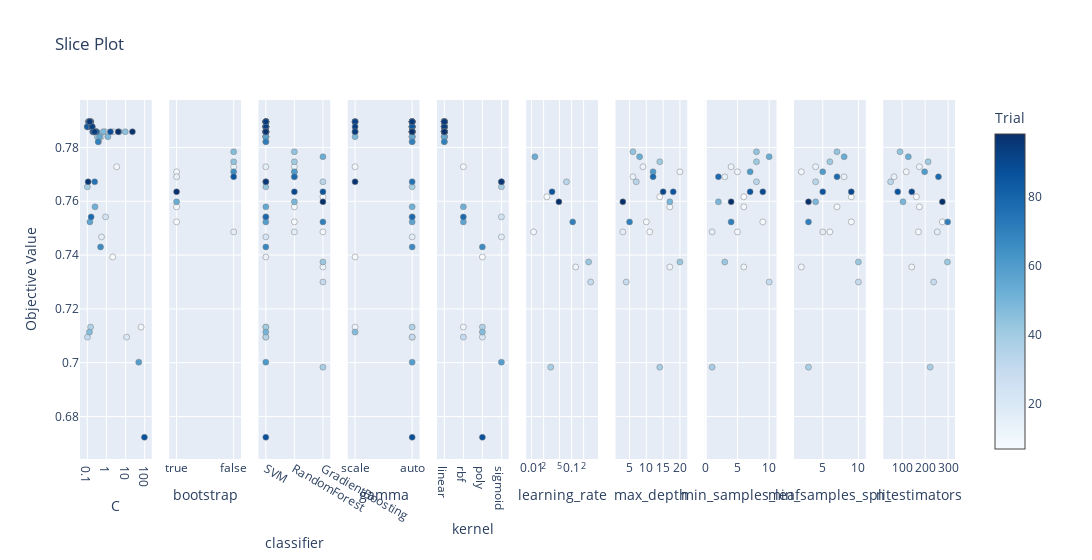

Here is the notebook cell this chart was saved with:
### Code cell
# 3. Slice Plot
plot_slice(study).show()

### Figure 1 — Plotly figure (JSON) as saved in the notebook; plotly's stock layout.template omitted (floating-point values rounded to 4 significant figures)
{"data": [{"marker": {"color": [7, 9, 11, 12, 13, 14, 15, 16, 17, 18, 19, 20, 21, 22, 23, 24, 26, 27, 28, 30, 31, 32, 33, 35, 36, 39, 41, 42, 43, 44, 45, 47, 48, 49, 51, 52, 53, 54, 55, 56, 57, 59, 60, 61, 62, 63, 64, 65, 66, 67, 68, 70, 71, 72, 73, 74, 75, 76, 78, 79, 80, 81, 82, 83, 84, 86, 87, 88, 89, 91, 92, 93, 94, 95, 96, 97, 98], "colorbar": {"title": {"text": "Trial"}, "x": 1, "xpad": 40}, "colorscale": [[0, "rgb(247,251,255)"], [0.125, "rgb(222,235,247)"], [0.25, "rgb(198,219,239)"], [0.375, "rgb(158,202,225)"], [0.5, "rgb(107,174,214)"], [0.625, "rgb(66,146,198)"], [0.75, "rgb(33,113,181)"], [0.875, "rgb(8,81,156)"], [1, "rgb(8,48,107)"]], "line": {"color": "Grey", "width": 0.5}, "showscale": true}, "mode": "markers", "name": "Feasible Trial", "showlegend": false, "type": "scatter", "x": [2.126, 3.433, 64.55, 0.1159, 0.1035, 0.1225, 0.1575, 0.5254, 0.5508, 0.3537, 2.316, 11.29, 0.1444, 0.1011, 0.2742, 0.9014, 0.2073, 0.8506, 0.1922, 0.1024, 0.1092, 0.2697, 0.1762, 0.3871, 0.148, 0.1002, 0.18, 0.2056, 0.1536, 0.3379, 9.584, 0.1295, 0.6784, 1.198, 0.1487, 0.2519, 0.1576, 4.618, 0.4448, 0.1366, 0.2553, 48.57, 0.1462, 0.1395, 0.1426, 0.3018, 0.2039, 0.1331, 0.4925, 0.2249, 0.1409, 0.3692, 0.1261, 0.162, 0.1142, 0.1785, 0.2425, 0.1012, 0.1578, 0.3045, 0.1943, 0.1252, 0.1317, 0.101, 0.1576, 0.208, 96.15, 1.621, 0.1243, 0.1482, 0.1415, 0.1799, 0.2402, 0.1333, 0.1101, 22.76, 4.119], "xaxis": "x", "y": [0.7393, 0.7728, 0.7132, 0.7896, 0.7877, 0.7896, 0.7877, 0.784, 0.7467, 0.784, 0.7858, 0.7095, 0.7896, 0.7877, 0.7858, 0.7542, 0.7858, 0.7858, 0.7858, 0.7095, 0.7877, 0.7858, 0.7877, 0.7821, 0.7132, 0.7654, 0.7877, 0.7858, 0.7896, 0.784, 0.7858, 0.7114, 0.7858, 0.784, 0.7896, 0.7579, 0.7877, 0.7858, 0.784, 0.7523, 0.7858, 0.7002, 0.7896, 0.7896, 0.7896, 0.7858, 0.7858, 0.7896, 0.743, 0.7858, 0.7896, 0.7821, 0.7896, 0.7877, 0.7896, 0.7877, 0.7672, 0.7877, 0.7542, 0.7858, 0.7858, 0.7896, 0.7896, 0.7877, 0.7877, 0.7858, 0.6723, 0.7858, 0.7896, 0.7896, 0.7896, 0.7877, 0.7858, 0.7896, 0.7672, 0.7858, 0.7858], "yaxis": "y"}, {"marker": {"color": [1, 2, 4, 6, 8, 10, 37, 40, 46, 58, 77, 90], "colorbar": {"title": {"text": "Trial"}, "x": 1, "xpad": 40}, "colorscale": [[0, "rgb(247,251,255)"], [0.125, "rgb(222,235,247)"], [0.25, "rgb(198,219,239)"], [0.375, "rgb(158,202,225)"], [0.5, "rgb(107,174,214)"], [0.625, "rgb(66,146,198)"], [0.75, "rgb(33,113,181)"], [0.875, "rgb(8,81,156)"], [1, "rgb(8,48,107)"]], "line": {"color": "Grey", "width": 0.5}, "showscale": false}, "mode": "markers", "name": "Feasible Trial", "showlegend": false, "type": "scatter", "x": [true, true, true, false, true, false, false, false, true, false, false, true], "xaxis": "x2", "y": [0.7523, 0.7579, 0.7709, 0.7728, 0.7691, 0.7486, 0.7747, 0.7784, 0.7598, 0.7709, 0.7691, 0.7635], "yaxis": "y2"}, {"marker": {"color": [0, 1, 2, 3, 4, 5, 6, 7, 8, 9, 10, 11, 12, 13, 14, 15, 16, 17, 18, 19, 20, 21, 22, 23, 24, 25, 26, 27, 28, 29, 30, 31, 32, 33, 34, 35, 36, 37, 38, 39, 40, 41, 42, 43, 44, 45, 46, 47, 48, 49, 50, 51, 52, 53, 54, 55, 56, 57, 58, 59, 60, 61, 62, 63, 64, 65, 66, 67, 68, 69, 70, 71, 72, 73, 74, 75, 76, 77, 78, 79, 80, 81, 82, 83, 84, 85, 86, 87, 88, 89, 90, 91, 92, 93, 94, 95, 96, 97, 98, 99], "colorbar": {"title": {"text": "Trial"}, "x": 1, "xpad": 40}, "colorscale": [[0, "rgb(247,251,255)"], [0.125, "rgb(222,235,247)"], [0.25, "rgb(198,219,239)"], [0.375, "rgb(158,202,225)"], [0.5, "rgb(107,174,214)"], [0.625, "rgb(66,146,198)"], [0.75, "rgb(33,113,181)"], [0.875, "rgb(8,81,156)"], [1, "rgb(8,48,107)"]], "line": {"color": "Grey", "width": 0.5}, "showscale": false}, "mode": "markers", "name": "Feasible Trial", "showlegend": false, "type": "scatter", "x": ["GradientBoosting", "RandomForest", "RandomForest", "GradientBoosting", "RandomForest", "GradientBoosting", "RandomForest", "SVM", "RandomForest", "SVM", "RandomForest", "SVM", "SVM", "SVM", "SVM", "SVM", "SVM", "SVM", "SVM", "SVM", "SVM", "SVM", "SVM", "SVM", "SVM", "GradientBoosting", "SVM", "SVM", "SVM", "GradientBoosting", "SVM", "SVM", "SVM", "SVM", "GradientBoosting", "SVM", "SVM", "RandomForest", "GradientBoosting", "SVM", "RandomForest", "SVM", "SVM", "SVM", "SVM", "SVM", "RandomForest", "SVM", "SVM", "SVM", "GradientBoosting", "SVM", "SVM", "SVM", "SVM", "SVM", "SVM", "SVM", "RandomForest", "SVM", "SVM", "SVM", "SVM", "SVM", "SVM", "SVM", "SVM", "SVM", "SVM", "GradientBoosting", "SVM", "SVM", "SVM", "SVM", "SVM", "SVM", "SVM", "RandomForest", "SVM", "SVM", "SVM", "SVM", "SVM", "SVM", "SVM", "GradientBoosting", "SVM", "SVM", "SVM", "SVM", "RandomForest", "SVM", "SVM", "SVM", "SVM", "SVM", "SVM", "SVM", "SVM", "GradientBoosting"], "xaxis": "x3", "y": [0.7616, 0.7523, 0.7579, 0.7486, 0.7709, 0.7356, 0.7728, 0.7393, 0.7691, 0.7728, 0.7486, 0.7132, 0.7896, 0.7877, 0.7896, 0.7877, 0.784, 0.7467, 0.784, 0.7858, 0.7095, 0.7896, 0.7877, 0.7858, 0.7542, 0.73, 0.7858, 0.7858, 0.7858, 0.7672, 0.7095, 0.7877, 0.7858, 0.7877, 0.6983, 0.7821, 0.7132, 0.7747, 0.7374, 0.7654, 0.7784, 0.7877, 0.7858, 0.7896, 0.784, 0.7858, 0.7598, 0.7114, 0.7858, 0.784, 0.7765, 0.7896, 0.7579, 0.7877, 0.7858, 0.784, 0.7523, 0.7858, 0.7709, 0.7002, 0.7896, 0.7896, 0.7896, 0.7858, 0.7858, 0.7896, 0.743, 0.7858, 0.7896, 0.7523, 0.7821, 0.7896, 0.7877, 0.7896, 0.7877, 0.7672, 0.7877, 0.7691, 0.7542, 0.7858, 0.7858, 0.7896, 0.7896, 0.7877, 0.7877, 0.7635, 0.7858, 0.6723, 0.7858, 0.7896, 0.7635, 0.7896, 0.7896, 0.7877, 0.7858, 0.7896, 0.7672, 0.7858, 0.7858, 0.7598], "yaxis": "y3"}, {"marker": {"color": [7, 9, 11, 12, 13, 14, 15, 16, 17, 18, 19, 20, 21, 22, 23, 24, 26, 27, 28, 30, 31, 32, 33, 35, 36, 39, 41, 42, 43, 44, 45, 47, 48, 49, 51, 52, 53, 54, 55, 56, 57, 59, 60, 61, 62, 63, 64, 65, 66, 67, 68, 70, 71, 72, 73, 74, 75, 76, 78, 79, 80, 81, 82, 83, 84, 86, 87, 88, 89, 91, 92, 93, 94, 95, 96, 97, 98], "colorbar": {"title": {"text": "Trial"}, "x": 1, "xpad": 40}, "colorscale": [[0, "rgb(247,251,255)"], [0.125, "rgb(222,235,247)"], [0.25, "rgb(198,219,239)"], [0.375, "rgb(158,202,225)"], [0.5, "rgb(107,174,214)"], [0.625, "rgb(66,146,198)"], [0.75, "rgb(33,113,181)"], [0.875, "rgb(8,81,156)"], [1, "rgb(8,48,107)"]], "line": {"color": "Grey", "width": 0.5}, "showscale": false}, "mode": "markers", "name": "Feasible Trial", "showlegend": false, "type": "scatter", "x": ["scale", "scale", "scale", "auto", "auto", "auto", "auto", "auto", "auto", "auto", "auto", "auto", "auto", "auto", "auto", "auto", "auto", "auto", "scale", "auto", "auto", "auto", "auto", "auto", "auto", "auto", "auto", "auto", "auto", "auto", "auto", "scale", "auto", "scale", "auto", "auto", "auto", "scale", "auto", "auto", "auto", "auto", "auto", "auto", "auto", "auto", "auto", "auto", "auto", "auto", "scale", "auto", "auto", "auto", "auto", "auto", "auto", "auto", "auto", "auto", "auto", "auto", "auto", "auto", "auto", "auto", "auto", "auto", "scale", "scale", "scale", "scale", "scale", "auto", "scale", "auto", "auto"], "xaxis": "x4", "y": [0.7393, 0.7728, 0.7132, 0.7896, 0.7877, 0.7896, 0.7877, 0.784, 0.7467, 0.784, 0.7858, 0.7095, 0.7896, 0.7877, 0.7858, 0.7542, 0.7858, 0.7858, 0.7858, 0.7095, 0.7877, 0.7858, 0.7877, 0.7821, 0.7132, 0.7654, 0.7877, 0.7858, 0.7896, 0.784, 0.7858, 0.7114, 0.7858, 0.784, 0.7896, 0.7579, 0.7877, 0.7858, 0.784, 0.7523, 0.7858, 0.7002, 0.7896, 0.7896, 0.7896, 0.7858, 0.7858, 0.7896, 0.743, 0.7858, 0.7896, 0.7821, 0.7896, 0.7877, 0.7896, 0.7877, 0.7672, 0.7877, 0.7542, 0.7858, 0.7858, 0.7896, 0.7896, 0.7877, 0.7877, 0.7858, 0.6723, 0.7858, 0.7896, 0.7896, 0.7896, 0.7877, 0.7858, 0.7896, 0.7672, 0.7858, 0.7858], "yaxis": "y4"}, {"marker": {"color": [7, 9, 11, 12, 13, 14, 15, 16, 17, 18, 19, 20, 21, 22, 23, 24, 26, 27, 28, 30, 31, 32, 33, 35, 36, 39, 41, 42, 43, 44, 45, 47, 48, 49, 51, 52, 53, 54, 55, 56, 57, 59, 60, 61, 62, 63, 64, 65, 66, 67, 68, 70, 71, 72, 73, 74, 75, 76, 78, 79, 80, 81, 82, 83, 84, 86, 87, 88, 89, 91, 92, 93, 94, 95, 96, 97, 98], "colorbar": {"title": {"text": "Trial"}, "x": 1, "xpad": 40}, "colorscale": [[0, "rgb(247,251,255)"], [0.125, "rgb(222,235,247)"], [0.25, "rgb(198,219,239)"], [0.375, "rgb(158,202,225)"], [0.5, "rgb(107,174,214)"], [0.625, "rgb(66,146,198)"], [0.75, "rgb(33,113,181)"], [0.875, "rgb(8,81,156)"], [1, "rgb(8,48,107)"]], "line": {"color": "Grey", "width": 0.5}, "showscale": false}, "mode": "markers", "name": "Feasible Trial", "showlegend": false, "type": "scatter", "x": ["poly", "rbf", "rbf", "linear", "linear", "linear", "linear", "linear", "sigmoid", "linear", "linear", "poly", "linear", "linear", "linear", "sigmoid", "linear", "linear", "linear", "rbf", "linear", "linear", "linear", "linear", "poly", "sigmoid", "linear", "linear", "linear", "linear", "linear", "poly", "linear", "linear", "linear", "rbf", "linear", "linear", "linear", "rbf", "linear", "sigmoid", "linear", "linear", "linear", "linear", "linear", "linear", "poly", "linear", "linear", "linear", "linear", "linear", "linear", "linear", "sigmoid", "linear", "rbf", "linear", "linear", "linear", "linear", "linear", "linear", "linear", "poly", "linear", "linear", "linear", "linear", "linear", "linear", "linear", "sigmoid", "linear", "linear"], "xaxis": "x5", "y": [0.7393, 0.7728, 0.7132, 0.7896, 0.7877, 0.7896, 0.7877, 0.784, 0.7467, 0.784, 0.7858, 0.7095, 0.7896, 0.7877, 0.7858, 0.7542, 0.7858, 0.7858, 0.7858, 0.7095, 0.7877, 0.7858, 0.7877, 0.7821, 0.7132, 0.7654, 0.7877, 0.7858, 0.7896, 0.784, 0.7858, 0.7114, 0.7858, 0.784, 0.7896, 0.7579, 0.7877, 0.7858, 0.784, 0.7523, 0.7858, 0.7002, 0.7896, 0.7896, 0.7896, 0.7858, 0.7858, 0.7896, 0.743, 0.7858, 0.7896, 0.7821, 0.7896, 0.7877, 0.7896, 0.7877, 0.7672, 0.7877, 0.7542, 0.7858, 0.7858, 0.7896, 0.7896, 0.7877, 0.7877, 0.7858, 0.6723, 0.7858, 0.7896, 0.7896, 0.7896, 0.7877, 0.7858, 0.7896, 0.7672, 0.7858, 0.7858], "yaxis": "y5"}, {"marker": {"color": [0, 3, 5, 25, 29, 34, 38, 50, 69, 85, 99], "colorbar": {"title": {"text": "Trial"}, "x": 1, "xpad": 40}, "colorscale": [[0, "rgb(247,251,255)"], [0.125, "rgb(222,235,247)"], [0.25, "rgb(198,219,239)"], [0.375, "rgb(158,202,225)"], [0.5, "rgb(107,174,214)"], [0.625, "rgb(66,146,198)"], [0.75, "rgb(33,113,181)"], [0.875, "rgb(8,81,156)"], [1, "rgb(8,48,107)"]], "line": {"color": "Grey", "width": 0.5}, "showscale": false}, "mode": "markers", "name": "Feasible Trial", "showlegend": false, "type": "scatter", "x": [0.0241, 0.01123, 0.1266, 0.2994, 0.07453, 0.03009, 0.2665, 0.01208, 0.1066, 0.03248, 0.04815], "xaxis": "x6", "y": [0.7616, 0.7486, 0.7356, 0.73, 0.7672, 0.6983, 0.7374, 0.7765, 0.7523, 0.7635, 0.7598], "yaxis": "y6"}, {"marker": {"color": [0, 1, 2, 3, 4, 5, 6, 8, 10, 25, 29, 34, 37, 38, 40, 46, 50, 58, 69, 77, 85, 90, 99], "colorbar": {"title": {"text": "Trial"}, "x": 1, "xpad": 40}, "colorscale": [[0, "rgb(247,251,255)"], [0.125, "rgb(222,235,247)"], [0.25, "rgb(198,219,239)"], [0.375, "rgb(158,202,225)"], [0.5, "rgb(107,174,214)"], [0.625, "rgb(66,146,198)"], [0.75, "rgb(33,113,181)"], [0.875, "rgb(8,81,156)"], [1, "rgb(8,48,107)"]], "line": {"color": "Grey", "width": 0.5}, "showscale": false}, "mode": "markers", "name": "Feasible Trial", "showlegend": false, "type": "scatter", "x": [14, 10, 17, 11, 20, 17, 9, 6, 3, 4, 7, 14, 14, 20, 6, 17, 8, 12, 5, 12, 18, 15, 3], "xaxis": "x7", "y": [0.7616, 0.7523, 0.7579, 0.7486, 0.7709, 0.7356, 0.7728, 0.7691, 0.7486, 0.73, 0.7672, 0.6983, 0.7747, 0.7374, 0.7784, 0.7598, 0.7765, 0.7709, 0.7523, 0.7691, 0.7635, 0.7635, 0.7598], "yaxis": "y7"}, {"marker": {"color": [0, 1, 2, 3, 4, 5, 6, 8, 10, 25, 29, 34, 37, 38, 40, 46, 50, 58, 69, 77, 85, 90, 99], "colorbar": {"title": {"text": "Trial"}, "x": 1, "xpad": 40}, "colorscale": [[0, "rgb(247,251,255)"], [0.125, "rgb(222,235,247)"], [0.25, "rgb(198,219,239)"], [0.375, "rgb(158,202,225)"], [0.5, "rgb(107,174,214)"], [0.625, "rgb(66,146,198)"], [0.75, "rgb(33,113,181)"], [0.875, "rgb(8,81,156)"], [1, "rgb(8,48,107)"]], "line": {"color": "Grey", "width": 0.5}, "showscale": false}, "mode": "markers", "name": "Feasible Trial", "showlegend": false, "type": "scatter", "x": [6, 9, 6, 5, 5, 6, 4, 3, 1, 10, 8, 1, 8, 3, 8, 2, 10, 7, 4, 2, 7, 9, 4], "xaxis": "x8", "y": [0.7616, 0.7523, 0.7579, 0.7486, 0.7709, 0.7356, 0.7728, 0.7691, 0.7486, 0.73, 0.7672, 0.6983, 0.7747, 0.7374, 0.7784, 0.7598, 0.7765, 0.7709, 0.7523, 0.7691, 0.7635, 0.7635, 0.7598], "yaxis": "y8"}, {"marker": {"color": [0, 1, 2, 3, 4, 5, 6, 8, 10, 25, 29, 34, 37, 38, 40, 46, 50, 58, 69, 77, 85, 90, 99], "colorbar": {"title": {"text": "Trial"}, "x": 1, "xpad": 40}, "colorscale": [[0, "rgb(247,251,255)"], [0.125, "rgb(222,235,247)"], [0.25, "rgb(198,219,239)"], [0.375, "rgb(158,202,225)"], [0.5, "rgb(107,174,214)"], [0.625, "rgb(66,146,198)"], [0.75, "rgb(33,113,181)"], [0.875, "rgb(8,81,156)"], [1, "rgb(8,48,107)"]], "line": {"color": "Grey", "width": 0.5}, "showscale": false}, "mode": "markers", "name": "Feasible Trial", "showlegend": false, "type": "scatter", "x": [9, 9, 7, 6, 2, 2, 4, 8, 5, 10, 4, 3, 6, 10, 7, 4, 8, 5, 3, 7, 5, 9, 3], "xaxis": "x9", "y": [0.7616, 0.7523, 0.7579, 0.7486, 0.7709, 0.7356, 0.7728, 0.7691, 0.7486, 0.73, 0.7672, 0.6983, 0.7747, 0.7374, 0.7784, 0.7598, 0.7765, 0.7709, 0.7523, 0.7691, 0.7635, 0.7635, 0.7598], "yaxis": "y9"}, {"marker": {"color": [0, 1, 2, 3, 4, 5, 6, 8, 10, 25, 29, 34, 37, 38, 40, 46, 50, 58, 69, 77, 85, 90, 99], "colorbar": {"title": {"text": "Trial"}, "x": 1, "xpad": 40}, "colorscale": [[0, "rgb(247,251,255)"], [0.125, "rgb(222,235,247)"], [0.25, "rgb(198,219,239)"], [0.375, "rgb(158,202,225)"], [0.5, "rgb(107,174,214)"], [0.625, "rgb(66,146,198)"], [0.75, "rgb(33,113,181)"], [0.875, "rgb(8,81,156)"], [1, "rgb(8,48,107)"]], "line": {"color": "Grey", "width": 0.5}, "showscale": false}, "mode": "markers", "name": "Feasible Trial", "showlegend": false, "type": "scatter", "x": [162, 275, 175, 171, 118, 142, 175, 65, 253, 237, 50, 222, 213, 297, 91, 104, 127, 198, 298, 258, 81, 142, 275], "xaxis": "x10", "y": [0.7616, 0.7523, 0.7579, 0.7486, 0.7709, 0.7356, 0.7728, 0.7691, 0.7486, 0.73, 0.7672, 0.6983, 0.7747, 0.7374, 0.7784, 0.7598, 0.7765, 0.7709, 0.7523, 0.7691, 0.7635, 0.7635, 0.7598], "yaxis": "y10"}], "layout": {"title": {"text": "Slice Plot"}, "width": 3000, "xaxis": {"anchor": "y", "domain": [0, 0.082], "title": {"text": "C"}, "type": "log"}, "xaxis10": {"anchor": "y10", "domain": [0.918, 1.0], "title": {"text": "n_estimators"}}, "xaxis2": {"anchor": "y2", "categoryarray": [true, false], "categoryorder": "array", "domain": [0.102, 0.184], "title": {"text": "bootstrap"}, "type": "category"}, "xaxis3": {"anchor": "y3", "categoryarray": ["SVM", "RandomForest", "GradientBoosting"], "categoryorder": "array", "domain": [0.204, 0.286], "title": {"text": "classifier"}, "type": "category"}, "xaxis4": {"anchor": "y4", "categoryarray": ["scale", "auto"], "categoryorder": "array", "domain": [0.306, 0.388], "title": {"text": "gamma"}, "type": "category"}, "xaxis5": {"anchor": "y5", "categoryarray": ["linear", "rbf", "poly", "sigmoid"], "categoryorder": "array", "domain": [0.408, 0.49], "title": {"text": "kernel"}, "type": "category"}, "xaxis6": {"anchor": "y6", "domain": [0.51, 0.592], "title": {"text": "learning_rate"}, "type": "log"}, "xaxis7": {"anchor": "y7", "domain": [0.612, 0.694], "title": {"text": "max_depth"}}, "xaxis8": {"anchor": "y8", "domain": [0.714, 0.796], "title": {"text": "min_samples_leaf"}}, "xaxis9": {"anchor": "y9", "domain": [0.816, 0.898], "title": {"text": "min_samples_split"}}, "yaxis": {"anchor": "x", "domain": [0, 1], "title": {"text": "Objective Value"}}, "yaxis10": {"anchor": "x10", "domain": [0, 1], "matches": "y", "showticklabels": false}, "yaxis2": {"anchor": "x2", "domain": [0, 1], "matches": "y", "showticklabels": false}, "yaxis3": {"anchor": "x3", "domain": [0, 1], "matches": "y", "showticklabels": false}, "yaxis4": {"anchor": "x4", "domain": [0, 1], "matches": "y", "showticklabels": false}, "yaxis5": {"anchor": "x5", "domain": [0, 1], "matches": "y", "showticklabels": false}, "yaxis6": {"anchor": "x6", "domain": [0, 1], "matches": "y", "showticklabels": false}, "yaxis7": {"anchor": "x7", "domain": [0, 1], "matches": "y", "showticklabels": false}, "yaxis8": {"anchor": "x8", "domain": [0, 1], "matches": "y", "showticklabels": false}, "yaxis9": {"anchor": "x9", "domain": [0, 1], "matches": "y", "showticklabels": false}}}
